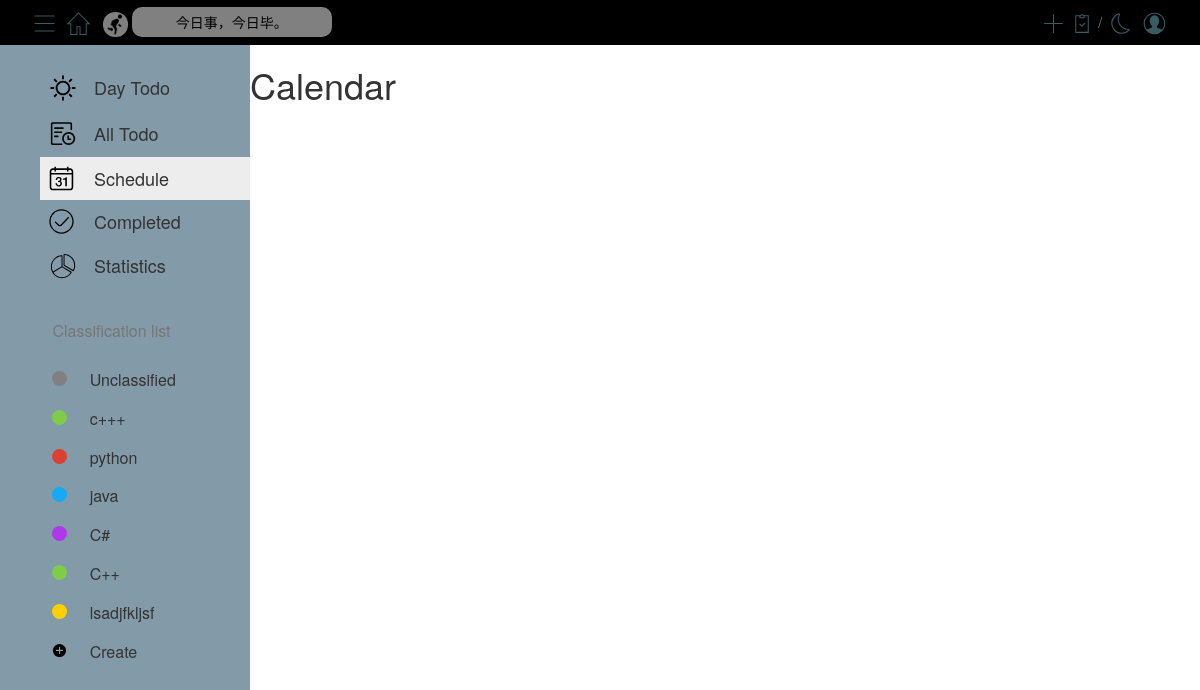
Page /schedule/ (signed in) on the earlier database version.
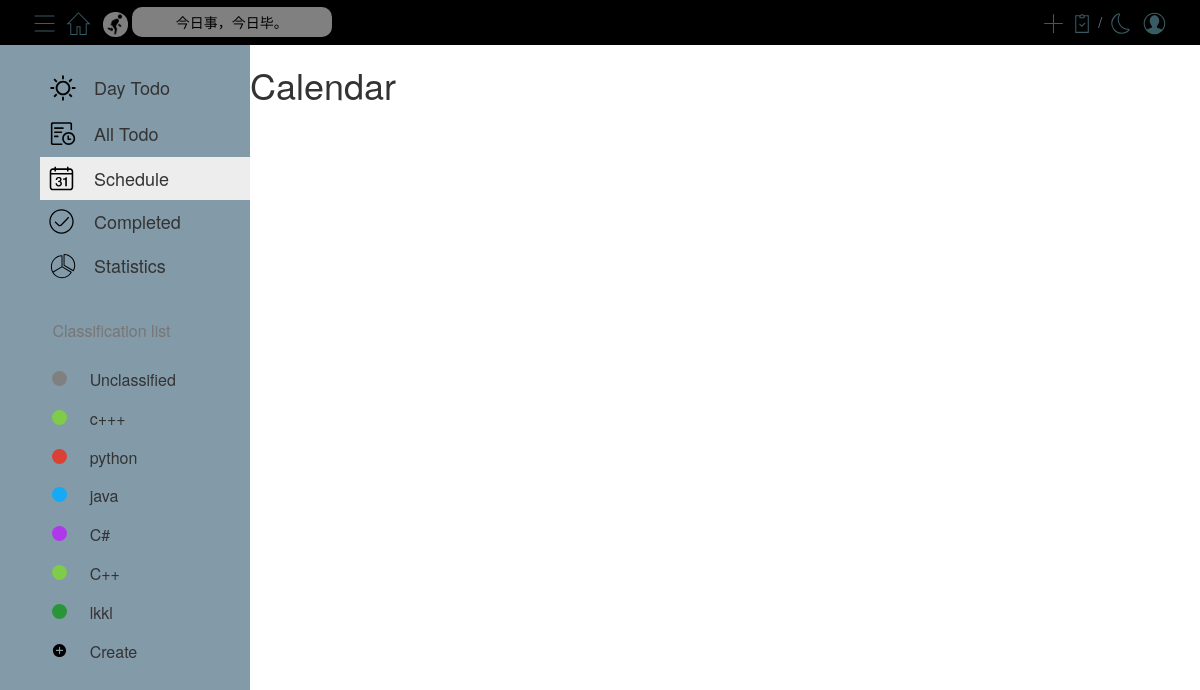
Same page on the later database version.
### models.py (models this page shows)
class Class(db.Model):
    __tablename__ = 'class'
    cid = db.Column(db.Integer, primary_key=True, autoincrement=True)
    cname = db.Column(db.String(50), nullable=False)
    color = db.Column(db.String(50), nullable=False)
    uid = db.Column(db.Integer, db.ForeignKey('user.uid'), nullable=False)

### blueprints/schedule.py (the view)
@bp.route('/')
def index():
    if session.get('uid'):
        return render_template('schedule.html', modules=get_modules())
    else:
        return redirect(url_for('user.login'))

### utils.py (called while the page is built)
def get_modules():
    uid = session.get('uid')
    modules = Class.query.filter_by(uid=uid).all()
    res = []
    for module in modules:
        res.append({'id': module.cid, 'name': module.cname, 'color': module.color})
    return res

### templates/schedule.html (shortened to what this page needs)
{% extends "base.html" %}
{% block content %}
    <h1>Calendar</h1>
{% endblock %}

### templates/base.html (shortened to what this page needs)
<!DOCTYPE html>
<html lang="en">
<head>
    <link rel="stylesheet" href="../static/bootstrap/bootstrap@3.4.1.min.css">
    <link rel="stylesheet" href="../static/style/base.css">
    <link rel="stylesheet" href="../static/flatpickr/flatpickr.min.css">
    <link id="flatpickrDark" rel="stylesheet" type="text/css" href="">
    <link rel="stylesheet" href="https://cdn.jsdelivr.net/npm/fullcalendar@5.11.3/main.min.css">
    <link rel="stylesheet" type="text/css" href="https://cdn.jsdelivr.net/npm/toastify-js/src/toastify.min.css">
</head>
<body>
<div class="topnav">
    <div class="topnav-left">
        <button>
        </button>
        <button id="home">
        </button>
        <img class="icon" src="../static/icon/run.gif" alt="run.gif"
             style="height: 25px; width: 25px; border-radius: 12px; opacity: 0.5; margin-left: 5px;">
        <div id="saying">今日事，今日毕。</div>
    </div>
    <div class="topnav-right">
        <button data-toggle="modal" data-target="#newTaskModel">
            <svg class="icon" width="25px" height="25px" viewBox="0 0 1024 1024" version="1.1"
                 xmlns="http://www.w3.org/2000/svg">
                <path d="M533.333333 490.666667V128h-42.666666v362.666667H128v42.666666h362.666667v362.666667h42.666666V533.333333h362.666667v-42.666666z"
                      fill="#395B64"/>
            </svg>
        </button>
        <div>
            <div id="numOfCompleted">{{ number_of_completed_tasks }}/{{ number_of_tasks }}</div>
        </div>
        <button id="day-night">
        </button>
        <button data-toggle="modal" data-target="#logout">
        </button>
    </div>
</div>
<div class="below container-fluid">
    <div id="sidebar">
        <table id="sidebar-top-table" class="table table-hover" style="width: 210px;">
            <tr id="today" onclick="location.href={{ url_for('today.index') }};">
                <td>
                </td>
                <td>Day Todo</td>
            </tr>
            <tr id="all" onclick="location.href={{ url_for('all.index') }};">
                <td>
                </td>
                <td>All Todo</td>
            </tr>
            <tr id="schedule" onclick="location.href={{ url_for('schedule.index') }};">
                <td>
                </td>
                <td>Schedule</td>
            </tr>
            <tr id="completed" onclick="location.href={{ url_for('completed.index') }};">
                <td>
                </td>
                <td>Completed</td>
            </tr>
            <tr id="statistics" onclick="location.href={{ url_for('statistics.index') }};">
                <td>
                </td>
                <td>Statistics</td>
            </tr>
        </table>
        <div id="line"></div>
        <div id="sidebar-text">Classification list</div>
        <table id="sidebar-bottom-table" class="table table-hover" style="width: 100%">
            {% for module in modules %}
                <tr class={{ module['name'] }} id={{ module['id'] }}>
                    <th>
                    </th>
                    <th>
                        <div id="ff5106_circle" class="circle"
                             style="background-color: {{ module['color'] }}; border-radius: 50%; width: 15px; height: 15px; position: relative; top: 2px;"></div>
                    </th>
                    <th class="module-name">{{ module['name'] }}</th>
                    <th>
                    </th>
                </tr>
            {% endfor %}
            <tr data-toggle="modal" data-target="#new-module">
                <th></th>
                <th>
                </th>
                <th>Create</th>
                <th></th>
            </tr>
        </table>
    </div>
    <div id="mainContent">{% block content %}{% endblock %}</div>
</div>
</body>
</html>

Differences in the rows shown:
removed Class: name "lsadjfkljsf"
added Class: name "lkkl"
